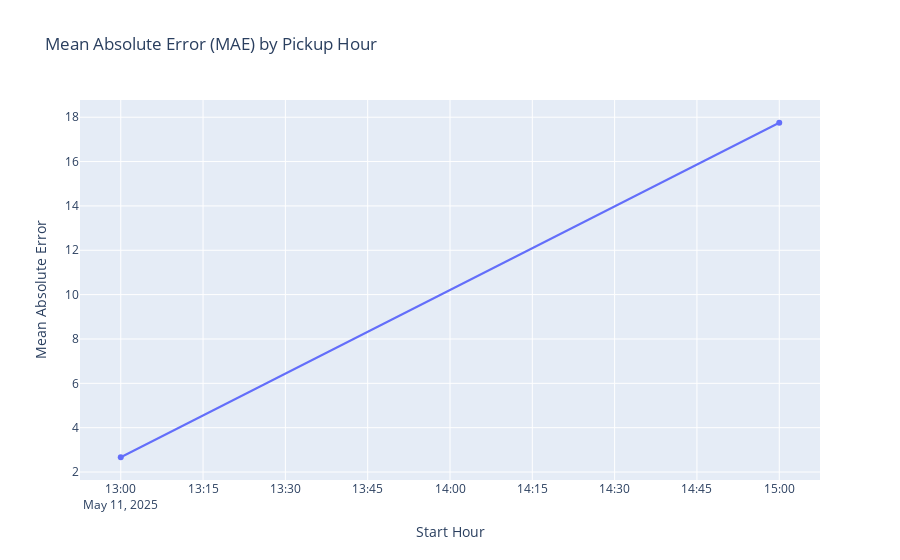

Source (notebook cell):
### Code cell
import pandas as pd  
import plotly.express as px
df1 = df
df2 = df_pred

# Merge the DataFrames on 'pickup_location_id' and 'pickup_hour'  
merged_df = pd.merge(df1, df2, on=['start_station_id', 'hour'])  

# Calculate the absolute error  
merged_df['absolute_error'] = abs(merged_df['predicted_demand'] - merged_df['ride_count'])  

# Group by 'pickup_hour' and calculate the mean absolute error (MAE)  
mae_by_hour = merged_df.groupby('hour')['absolute_error'].mean().reset_index()  
mae_by_hour.rename(columns={'absolute_error': 'MAE'}, inplace=True)  

# Create a Plotly plot  
fig = px.line(  
    mae_by_hour,  
    x='hour',  
    y='MAE',  
    title='Mean Absolute Error (MAE) by Pickup Hour',  
    labels={'hour': 'Start Hour', 'MAE': 'Mean Absolute Error'},  
    markers=True  
)  

# Show the plot  
fig.show()

### Figure 1 — Plotly figure (JSON) as saved in the notebook; plotly's stock layout.template omitted (floating-point values rounded to 4 significant figures)
{"data": [{"hovertemplate": "Start Hour=%{x}<br>Mean Absolute Error=%{y}<extra></extra>", "legendgroup": "", "line": {"color": "#636efa", "dash": "solid"}, "marker": {"symbol": "circle"}, "mode": "lines+markers", "name": "", "orientation": "v", "showlegend": false, "type": "scatter", "x": ["2025-05-11T13:00:00.000000", "2025-05-11T15:00:00.000000"], "xaxis": "x", "y": [2.667, 17.75], "yaxis": "y"}], "layout": {"legend": {"tracegroupgap": 0}, "title": {"text": "Mean Absolute Error (MAE) by Pickup Hour"}, "xaxis": {"anchor": "y", "domain": [0, 1], "title": {"text": "Start Hour"}}, "yaxis": {"anchor": "x", "domain": [0, 1], "title": {"text": "Mean Absolute Error"}}}}
